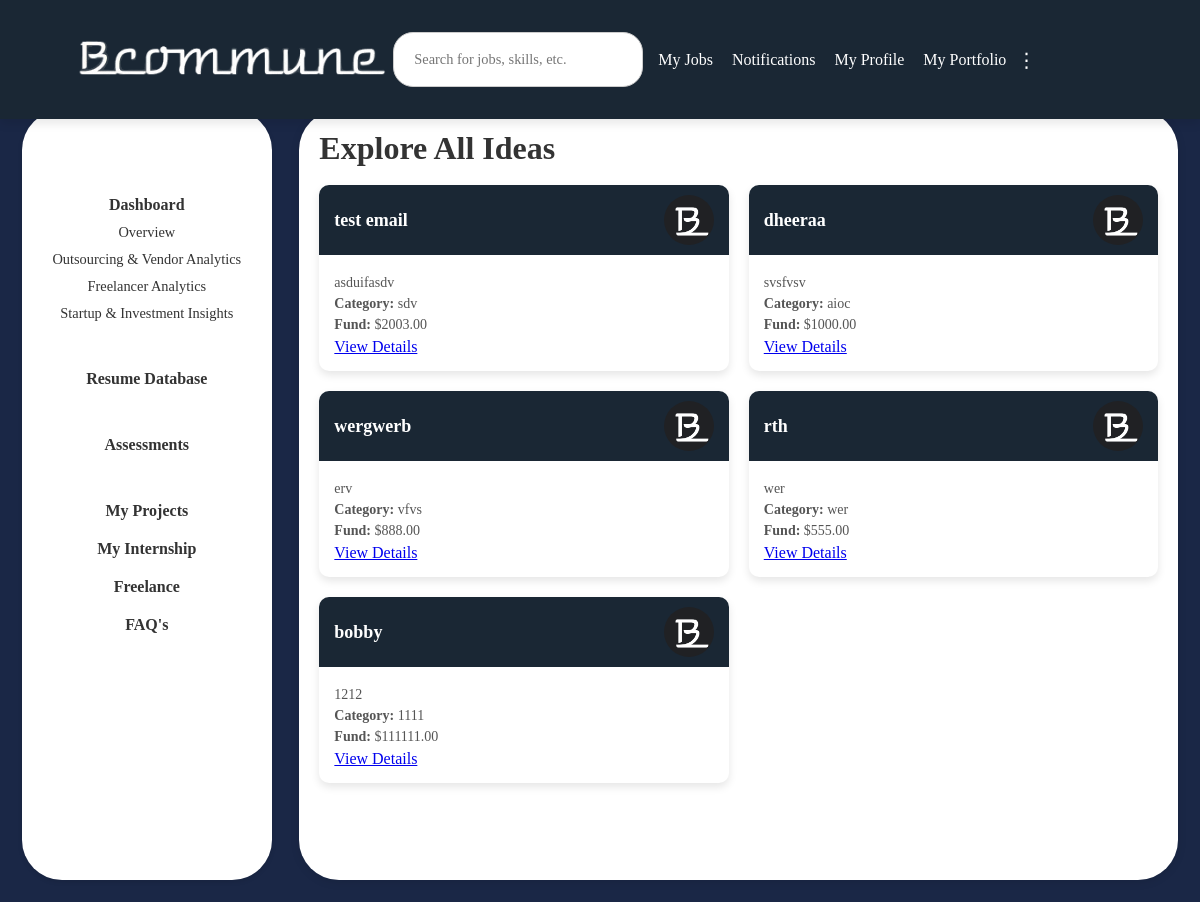
The page /explore-all-ideas/ on the database its author committed.
### users/models.py (models this page shows, shortened)
class Idea(models.Model):
    title = models.CharField(max_length=200)
    patent_number = models.CharField(max_length=100, blank=True, null=True)
    brief_description = models.TextField()
    application_number = models.CharField(max_length=100, blank=True, null=True)
    problem_statement = models.TextField()
    solution = models.TextField()
    visibility = models.CharField(max_length=10, choices=[('public', 'Public'), ('private', 'Private')])
    details = models.TextField(blank=True, null=True)
    fund = models.DecimalField(max_digits=10, decimal_places=2, blank=True, null=True)
    category = models.CharField(max_length=100)
    photo = models.ImageField(upload_to='idea_photos/', blank=True, null=True)
    video = models.FileField(upload_to='idea_videos/', blank=True, null=True)
    team_info = models.TextField(blank=True, null=True)
    created_at = models.DateTimeField(auto_now_add=True)
    email = models.EmailField(null=True, blank=True)

### users/views.py (the view)
# urls.py: path('explore-all-ideas/', views.explore_all_ideas, name='explore_all_ideas'),
def explore_all_ideas(request):
    ideas = Idea.objects.filter(visibility='public').order_by('-created_at')
    return render(request, 'explore_all_ideas.html', {'ideas': ideas})

### users/templates/explore_all_ideas.html (shortened to what this page needs)
{% load static %}
<!DOCTYPE html>
<html lang="en">
<head>
    <link rel="stylesheet" href="{% static 'css/common.css'%}">
</head>
<body>
    {% include 'header2.html' %}
    <div class="main-container">
        {% include 'sidebarcompany.html' %}
        <div class="content">
                <h1>Explore All Ideas</h1>
                <br>
                <div class="idea-cards">
                    {% for idea in ideas %}
                        <div class="idea-card">
                            <div class="card-header">
                                <h3>{{ idea.title }}</h3>
                                <img src="{% static 'images/B.png' %}" alt="Logo">
                            </div>
                            <div class="card-body">
                                <p>{{ idea.brief_description|truncatechars:100 }}</p>
                                <div class="idea-meta">
                                    <p><strong>Category:</strong> {{ idea.category }}</p>
                                    <p><strong>Fund:</strong> ${{ idea.fund }}</p>
                                </div>
                                <div class="view-details-btn">
                                    <a href="{% url 'idea_detail' idea.id %}" class="bid-button">View Details</a>
                                </div>
                            </div>
                        </div>
                    {% empty %}
                        <p>No ideas available to display.</p>
                    {% endfor %}
                </div>
            </div>
    </div>
</body>
</html>

### static/css/common.css (style rules this page uses)
* { margin: 0; padding: 0; box-sizing: border-box; font-family:Cambria, Cochin, Georgia, Times, 'Times New Roman', serif; }
body { background-color: #1a2734; color: #333; font-family: Arial, sans-serif; min-height: 100vh; display: flex; flex-direction: column; margin: 0; }
.main-container { display: flex; flex-wrap: wrap; justify-content: space-between; padding: 10px; background-color: #1a2746; margin-top: 100px; gap: 20px; }
.content { flex: 1; padding: 20px; background-color: white; border-radius: 40px; box-shadow: 0 2px 10px rgba(0, 0, 0, 0.1); margin-bottom: 1%; margin-right: 1%; }

### users/templates/explore_all_ideas.html (style rules this page uses)
.idea-cards, .bid-cards, .top-cards { display: grid; grid-template-columns: repeat(auto-fit, minmax(300px, 1fr)); gap: 20px; }
.idea-card, .bid-card, .top-card { background: #ffffff; border-radius: 10px; box-shadow: 0 4px 8px rgba(0, 0, 0, 0.1); overflow: hidden; transition: transform 0.3s ease, box-shadow 0.3s ease; }
.card-header { display: flex; justify-content: space-between; align-items: center; padding: 10px 15px; background-color: #1a2734; color: white; }
.card-header h3 { margin: 0; font-size: 18px; }
.card-header img { width: 50px; height: 50px; object-fit: cover; border-radius: 50%; }
.card-body { padding: 15px; }
.card-body p { margin: 5px 0; color: #555; font-size: 14px; }

### rows shown on the page
Idea: title "test email", brief_description "asduifasdv", category "sdv", fund "2003.00"
Idea: title "dheeraa", brief_description "svsfvsv", category "aioc", fund "1000.00"
Idea: title "wergwerb", brief_description "erv", category "vfvs", fund "888.00"
Idea: title "rth", brief_description "wer", category "wer", fund "555.00"
Idea: title "bobby", brief_description "1212", category "1111", fund "111111.00"
